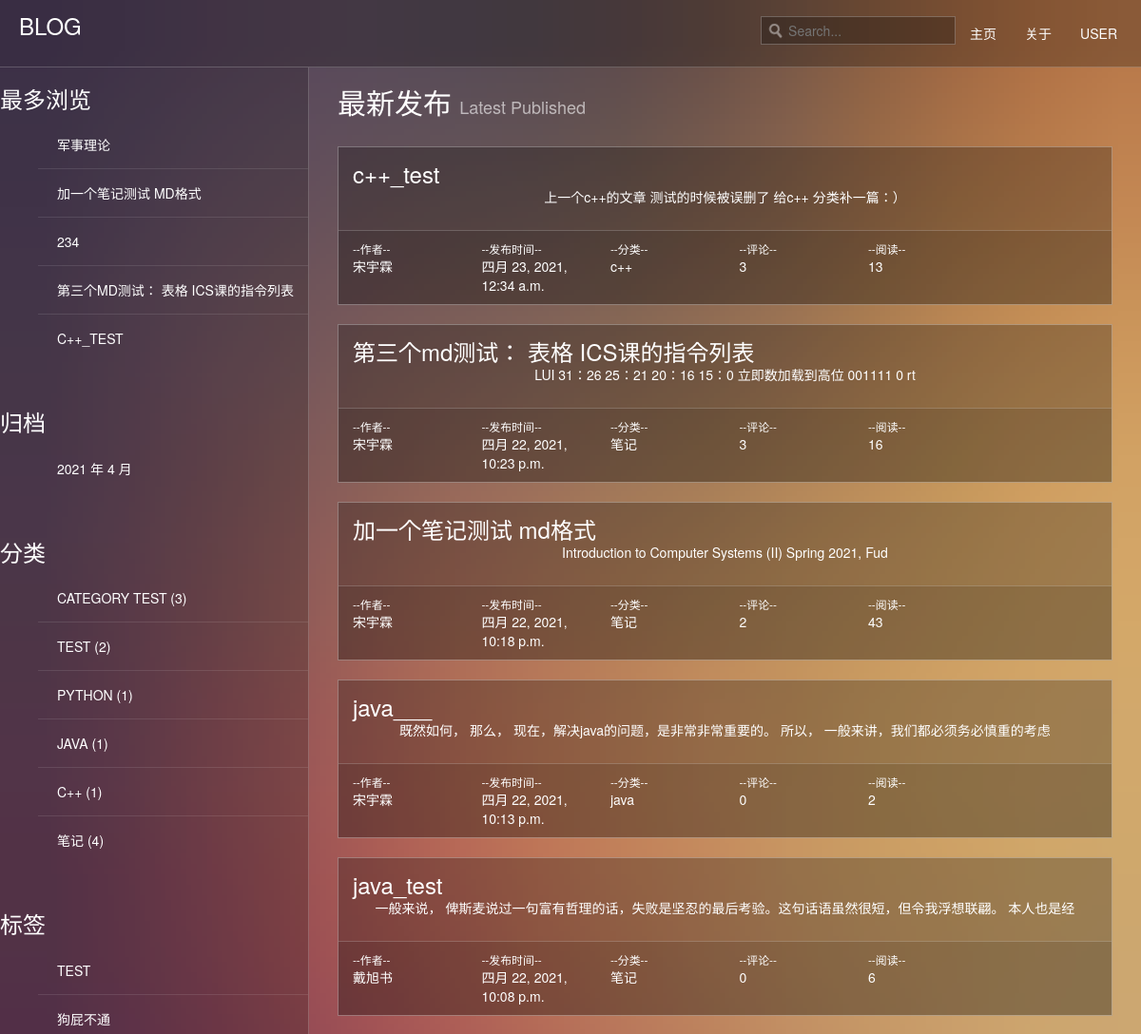
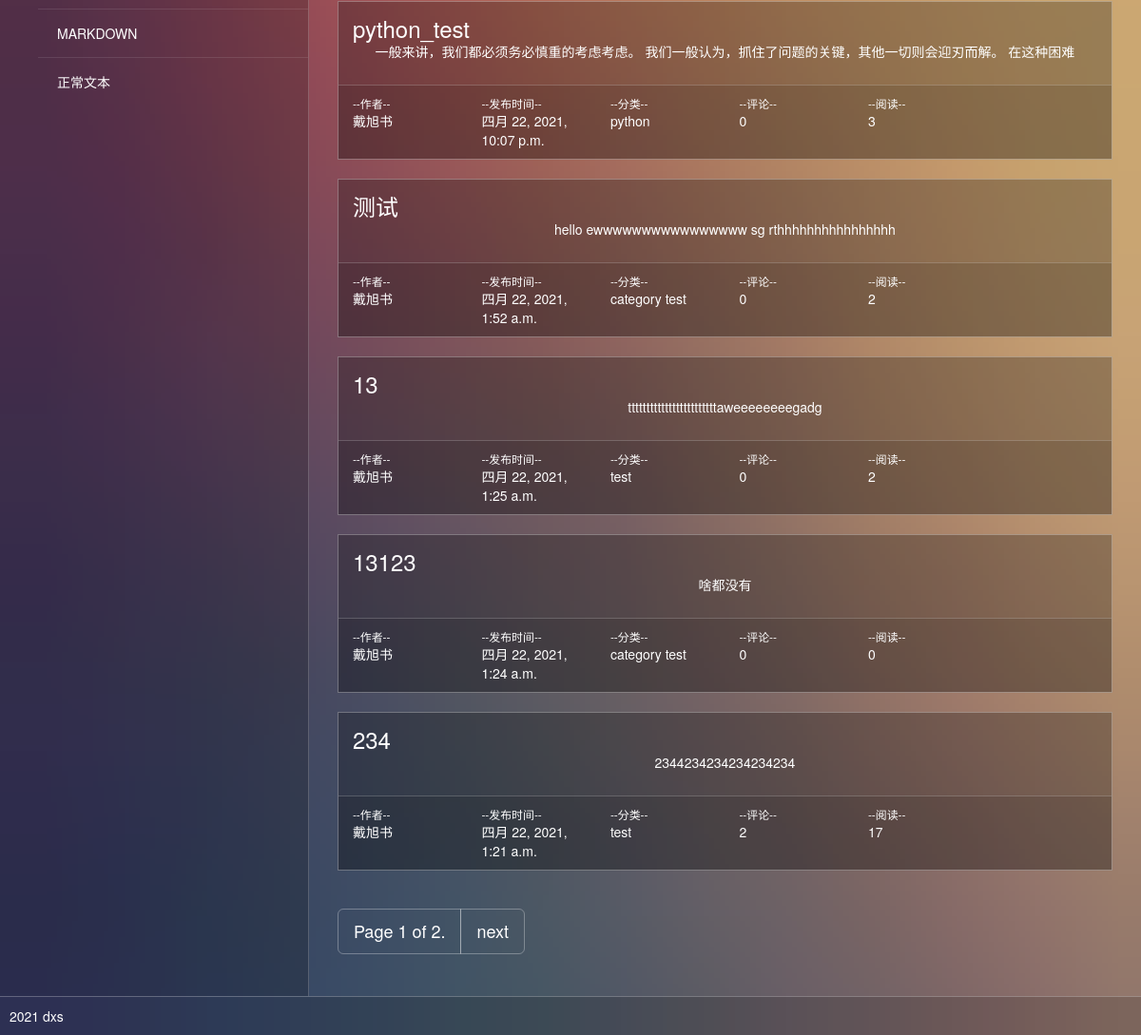
The app's page /, older data (2 pictures, top to bottom).
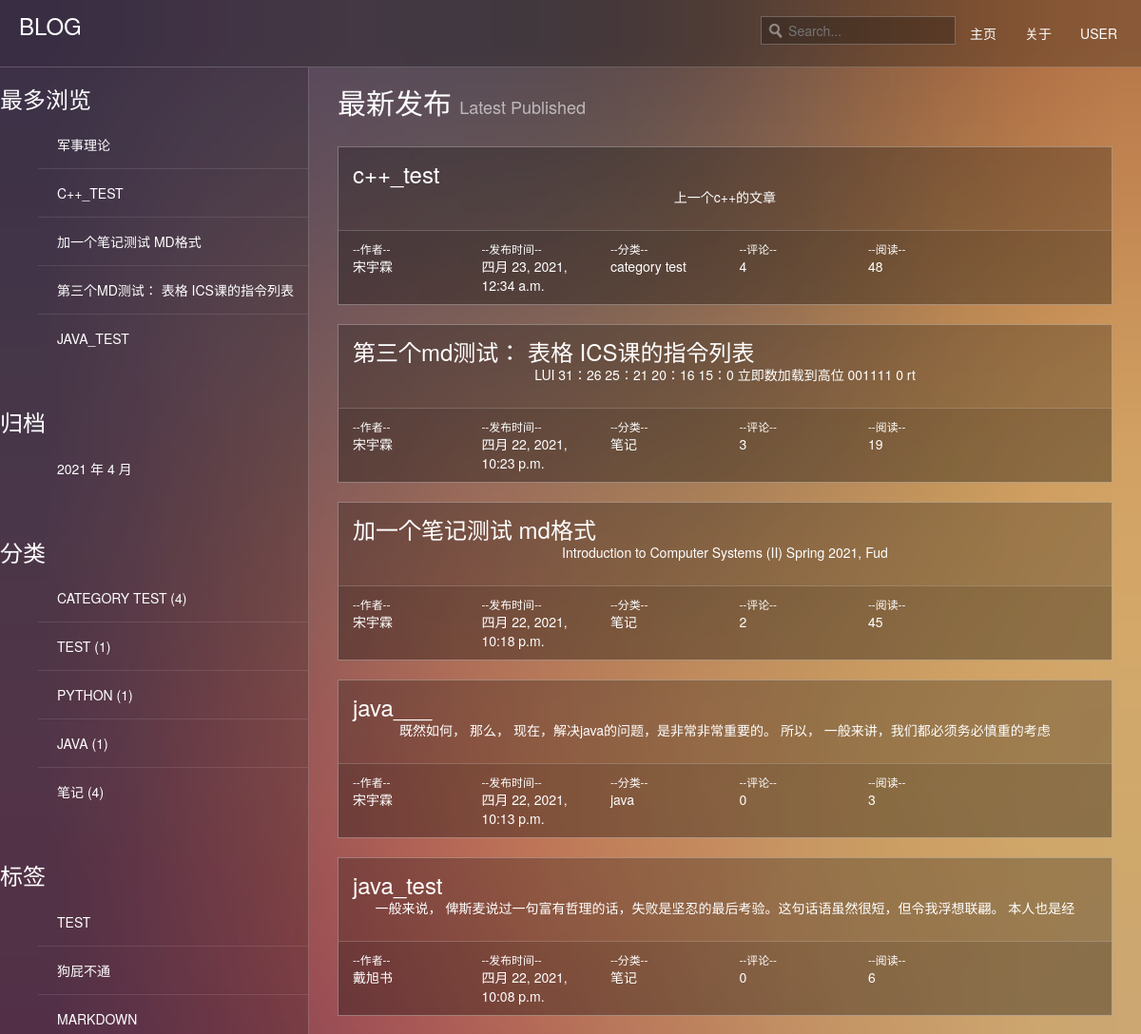
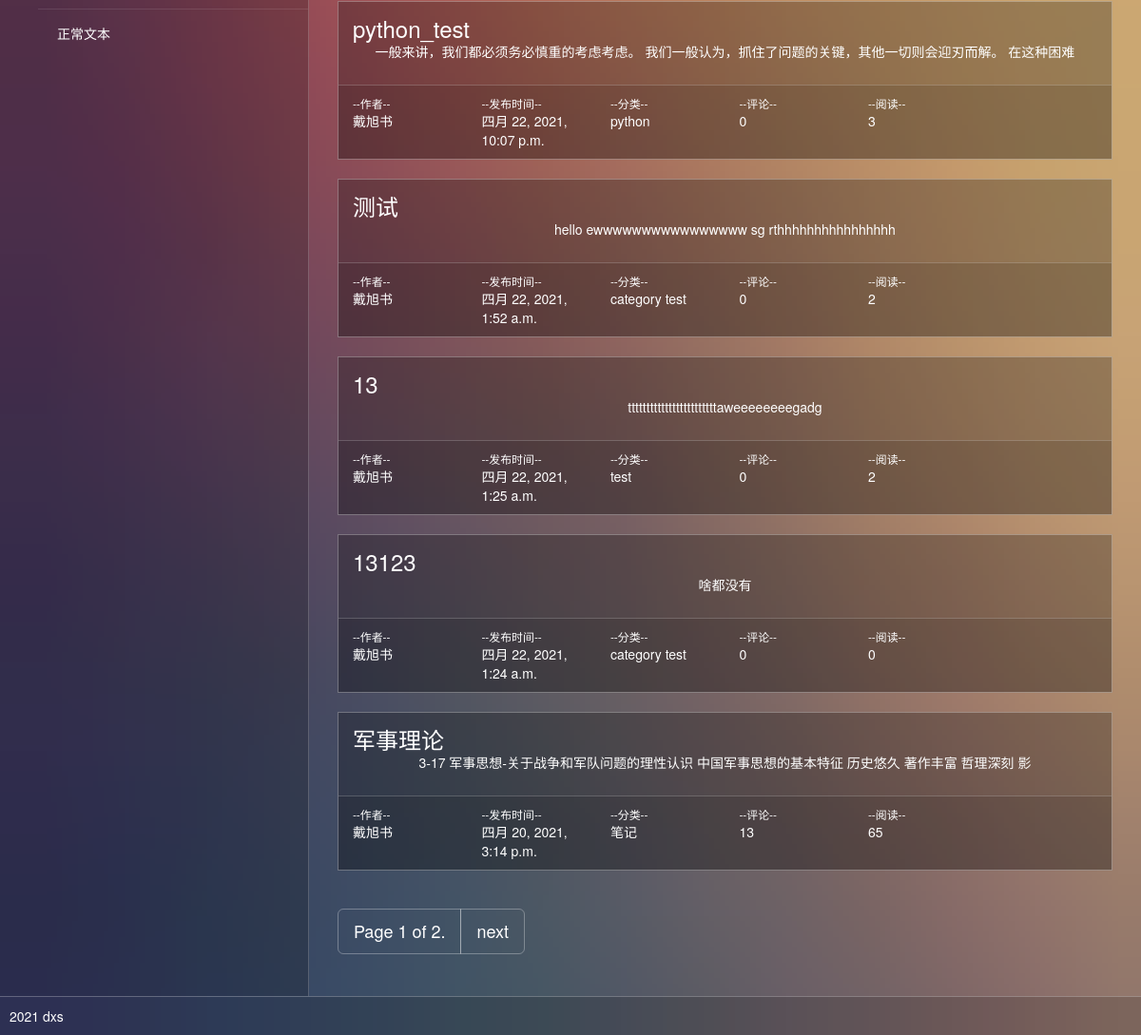
The same page, newer data (2 pictures, top to bottom).
### blog/models.py (models this page shows, shortened)
class Post(models.Model):
    def get_absolute_url(self):
        return reverse('blog:detail', kwargs={'pk': self.pk})
    title = models.CharField(max_length=70)
    body = models.TextField()
    created_time = models.DateTimeField('创建时间',default=timezone.now)
    modified_time = models.DateTimeField()
    excerpt = models.CharField(max_length=200, blank=True)
    category = models.ForeignKey(Category, on_delete=models.CASCADE)
    author = models.ForeignKey(User, on_delete=models.CASCADE)
    views = models.PositiveIntegerField(default=0, editable=False)

class Category(models.Model):
    name = models.CharField(max_length=100)

class Tag(models.Model):
    name = models.CharField(max_length=100)

### blog/views.py (the view, shortened to what this page needs)
# urls.py: path('', views.index, name='index'),
def index(request):
    posts = Post.objects.all().order_by('-created_time')
    search=None
    message=None
    paginator = Paginator(posts,10)
    page = request.GET.get('page')
    try:
        post_list = paginator.page(page)
    except PageNotAnInteger:
        post_list = paginator.page(1)
    except EmptyPage:
        post_list = paginator.page(paginator.num_pages)
    return render(request,'blog/index.html',context={'post_list':post_list,'search':search,'message':message
    })

### blog/templatetags/blog_extras.py (called while the page is built)
@register.inclusion_tag('blog/inclusions/_most_viewed.html', takes_context=True)
def show_recent_posts(context, num=5):
    return {
        'most_viewed_list': Post.objects.all().order_by('-views')[:num],
    }

@register.inclusion_tag('blog/inclusions/_archives.html', takes_context=True)
def show_archives(context):
    return {
        'date_list': Post.objects.dates('created_time', 'month', order='DESC'),
    }

@register.inclusion_tag('blog/inclusions/_categories.html', takes_context=True)
def show_categories(context):
    category_list = Category.objects.annotate(num_posts=Count('post')).filter(num_posts__gt=0)
    return {
        'category_list': category_list,
    }

@register.inclusion_tag('blog/inclusions/_tags.html', takes_context=True)
def show_tags(context):
    tag_list = Tag.objects.all()
    return {
        'tag_list': tag_list,
    }

### templates/blog/index.html (shortened to what this page needs)
{% extends 'base.html' %}
{% block main %}
  <div class="page-content">
    <div class="content container">
      {% if search %}
      <div class="row">
        <div class="col-lg-12">
          <h2 class="page-title"><small>关键词: </small>{{ search }} </h2>
        </div>
      </div>
      {% else %}
      <div class="row">
        <div class="col-lg-12">
          <h2 class="page-title">最新发布 <small>Latest Published</small></h2>
        </div>
      </div>
      {% endif %}
      {%for post in post_list %}
      <div class="row">
        <div class="col-lg-12">
          <div class="widget-container">
            <div class="padded"> <a href="{{ post.get_absolute_url }}"><span class="h3">{{post.title}}</span></a>
              <div class="text-center padder m-t"> <p>{{post.excerpt}}</p> </div>
            </div>
            <div class="widget-footer lt">
              <div class="row">
                <div class="col-xs-2"> <small class="text-muted block">--作者--</small> <span>{{post.author}}</span> </div>
                <div class="col-xs-2"> <small class="text-muted block">--发布时间--</small> <span>{{post.created_time}}</span> </div>
                <div class="col-xs-2"> <small class="text-muted block">--分类--</small> <span>{{post.category.name}}</span> </div>
                <div class="col-xs-2"> <small class="text-muted block">--评论--</small> <span>{{post.comment_set.count}}</span> </div>
                <div class="col-xs-2"> <small class="text-muted block">--阅读--</small> <span>{{post.views}}</span> </div>
              </div>
            </div>
          </div>
        </div>
      </div>
      {% endfor %}
      <div>
        <ul class="pagination pagination-lg">
          <li><a href="#">Page {{ post_list.number }} of {{ post_list.paginator.num_pages }}.</a></li>
          {% if post_list.has_next %}
          <li><a href="?page={{ post_list.next_page_number }}">next</a></li>
          {% endif %}
        </ul>
      </div>
    </div>
  </div>
{% endblock main %}

### templates/blog/inclusions/_most_viewed.html
<div class="widget widget-recent-posts">
    <h3 class="widget-title">最多浏览</h3>
    <ul>
      {% for post in most_viewed_list %}
        <li>
          <a href="{{ post.get_absolute_url }}">{{ post.title }}</a>
        </li>
      {% empty %}
        暂无文章！
      {% endfor %}
    </ul>
  </div>

### templates/blog/inclusions/_categories.html
<div class="widget widget-category">
    <h3 class="widget-title">分类</h3>
    <ul>
      {% for category in category_list %}
        <li>
          <a href="{% url 'blog:category' category.pk %}">{{ category.name }} <span class="post-count">({{ category.num_posts }})</span></a>
        </li>
      {% empty %}
        暂无分类！
      {% endfor %}
    </ul>
  </div>

### templates/blog/inclusions/_tags.html
<div class="widget widget-tag-cloud">
    <h3 class="widget-title">标签</h3>
    <ul>
      {% for tag in tag_list %}
        <li>
          <a href="{% url 'blog:tag' tag.pk %}">{{ tag.name }}</a>
        </li>
      {% empty %}
        暂无标签！
      {% endfor %}
    </ul>
  </div>

Row changes from the older to the newer data that the page shows:
removed Post: title "234", excerpt "2344234234234234234", author "戴旭书", created_time "四月 22, 2021, 1:21 a.m.", category.name "test", comment_set.count "2", views "17"
no longer on this page (row unchanged): Category: name "C++", num_posts "1"
now on one of the page's lists (row edited): Post: title "军事理论", excerpt "3-17 军事思想-关于战争和军队问题的理性认识 中国军事思想的基本特征 历史悠久 著作丰富 哲理深刻 影", author "戴旭书", created_time "四月 20, 2021, 3:14 p.m.", category.name "笔记", comment_set.count "13", views "65"
changed Post "c++_test": excerpt "上一个c++的文章 测试的时候被误删了 给c++ 分类补一篇：）" → "上一个c++的文章"; category.name "c++" → "category test"; comment_set.count "3" → "4"; views "13" → "48"; moves up the list
changed Post "加一个笔记测试 md格式": views "43" → "45"
changed Post "第三个md测试： 表格 ICS课的指令列表": views "16" → "19"
now on one of the page's lists (row unchanged): Post: title "JAVA_TEST"
computed for Category "CATEGORY TEST": num_posts "3" → "4"
computed for Category "TEST": num_posts "2" → "1"
changed Post "java___": views "2" → "3"
